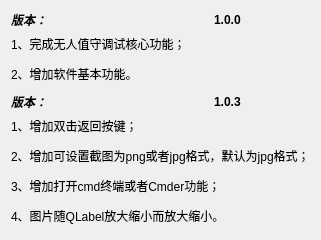
<?xml version="1.0" encoding="UTF-8"?>
<ui version="4.0">
 <class>ReleaseNotesWidget</class>
 <widget class="QWidget" name="ReleaseNotesWidget">
  <property name="geometry">
   <rect>
    <x>0</x>
    <y>0</y>
    <width>320</width>
    <height>240</height>
   </rect>
  </property>
  <property name="windowTitle">
   <string>版本说明</string>
  </property>
  <layout class="QGridLayout" name="gridLayout">
   <item row="0" column="0">
    <widget class="QLabel" name="label">
     <property name="text">
      <string>&lt;html&gt;&lt;head/&gt;&lt;body&gt;&lt;p&gt;&lt;span style=&quot; font-weight:600; font-style:italic;&quot;&gt;版本：&lt;/span&gt;&lt;/p&gt;&lt;/body&gt;&lt;/html&gt;</string>
     </property>
    </widget>
   </item>
   <item row="3" column="0">
    <widget class="QLabel" name="label_2">
     <property name="text">
      <string>&lt;html&gt;&lt;head/&gt;&lt;body&gt;&lt;p&gt;&lt;span style=&quot; font-weight:600; font-style:italic;&quot;&gt;版本：&lt;/span&gt;&lt;/p&gt;&lt;/body&gt;&lt;/html&gt;</string>
     </property>
    </widget>
   </item>
   <item row="0" column="2">
    <widget class="QLabel" name="label_version1">
     <property name="text">
      <string>&lt;html&gt;&lt;head/&gt;&lt;body&gt;&lt;p&gt;&lt;span style=&quot; font-weight:600;&quot;&gt;1.0.0&lt;/span&gt;&lt;/p&gt;&lt;/body&gt;&lt;/html&gt;</string>
     </property>
    </widget>
   </item>
   <item row="1" column="0" colspan="3">
    <widget class="QLabel" name="label_version1_info">
     <property name="text">
      <string>&lt;html&gt;&lt;head/&gt;&lt;body&gt;&lt;p&gt;&lt;span style=&quot; color:#000000;&quot;&gt;1、完成无人值守调试核心功能；&lt;/span&gt;&lt;/p&gt;&lt;p&gt;&lt;span style=&quot; color:#000000;&quot;&gt;2、增加软件基本功能。&lt;/span&gt;&lt;/p&gt;&lt;/body&gt;&lt;/html&gt;</string>
     </property>
    </widget>
   </item>
   <item row="5" column="1">
    <spacer name="verticalSpacer">
     <property name="orientation">
      <enum>Qt::Vertical</enum>
     </property>
     <property name="sizeHint" stdset="0">
      <size>
       <width>20</width>
       <height>40</height>
      </size>
     </property>
    </spacer>
   </item>
   <item row="4" column="0" colspan="3">
    <widget class="QLabel" name="label_version1_info_2">
     <property name="text">
      <string>&lt;html&gt;&lt;head/&gt;&lt;body&gt;&lt;p&gt;&lt;span style=&quot; color:#000000;&quot;&gt;1、增加双击返回按键；&lt;/span&gt;&lt;/p&gt;&lt;p&gt;&lt;span style=&quot; color:#000000;&quot;&gt;2、增加可设置截图为png或者jpg格式，默认为jpg格式；&lt;/span&gt;&lt;/p&gt;&lt;p&gt;&lt;span style=&quot; color:#000000;&quot;&gt;3、增加打开cmd终端或者Cmder功能；&lt;/span&gt;&lt;/p&gt;&lt;p&gt;&lt;span style=&quot; color:#000000;&quot;&gt;4、图片随QLabel放大缩小而放大缩小。&lt;/span&gt;&lt;/p&gt;&lt;/body&gt;&lt;/html&gt;</string>
     </property>
    </widget>
   </item>
   <item row="3" column="2">
    <widget class="QLabel" name="label_version1_2">
     <property name="text">
      <string>&lt;html&gt;&lt;head/&gt;&lt;body&gt;&lt;p&gt;&lt;span style=&quot; font-weight:600;&quot;&gt;1.0.3&lt;/span&gt;&lt;/p&gt;&lt;/body&gt;&lt;/html&gt;</string>
     </property>
    </widget>
   </item>
   <item row="2" column="0">
    <spacer name="verticalSpacer_2">
     <property name="orientation">
      <enum>Qt::Vertical</enum>
     </property>
     <property name="sizeHint" stdset="0">
      <size>
       <width>20</width>
       <height>40</height>
      </size>
     </property>
    </spacer>
   </item>
  </layout>
 </widget>
 <resources/>
 <connections/>
</ui>
